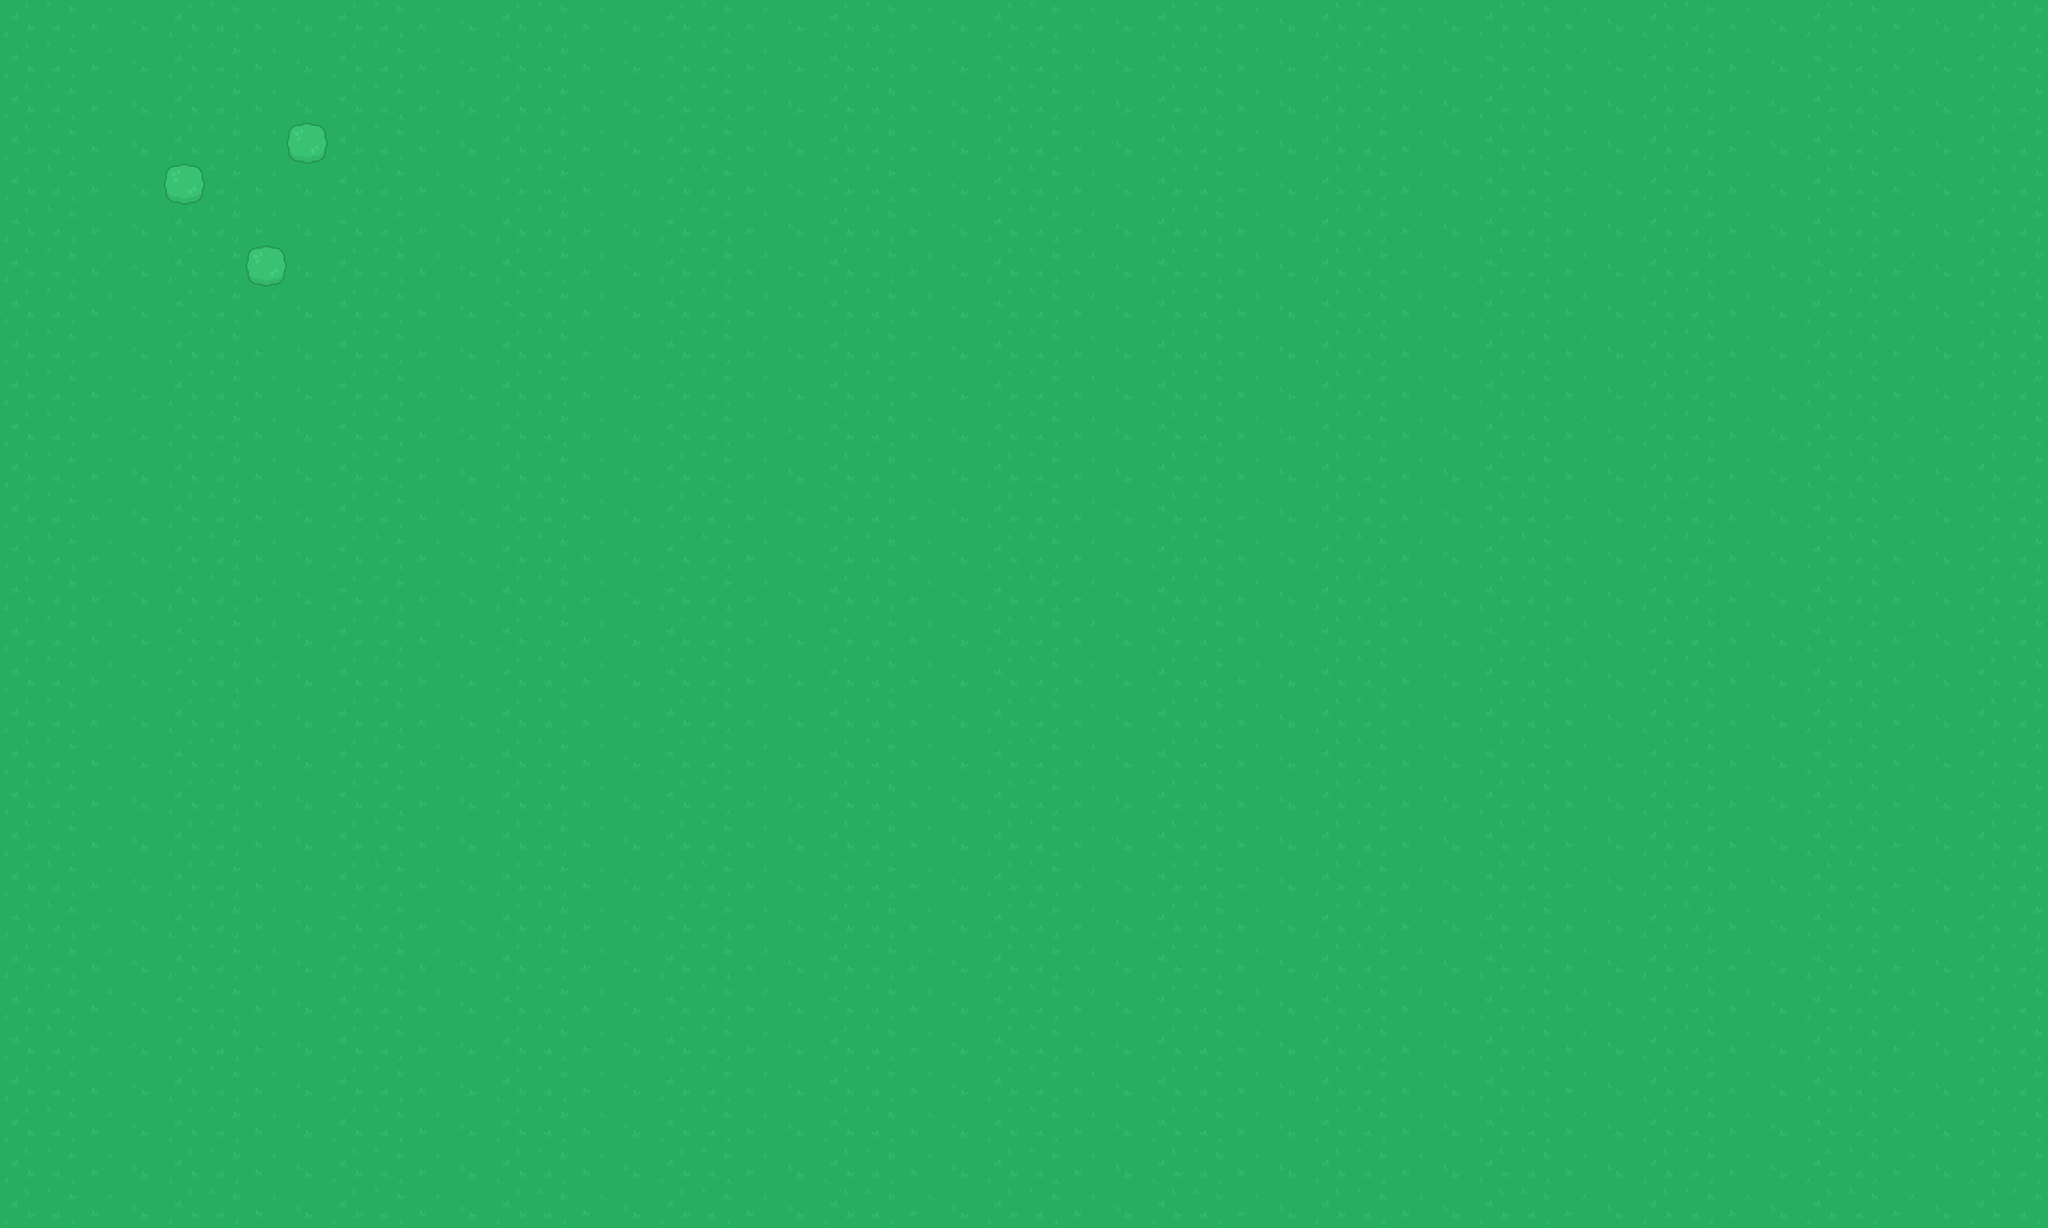

The image is a tile-based game level rendered from a .tmx file. Its description and complete source (layers, tilesets, objects, tile grids) follow:
An orthogonal 50x30 tile map with 64x64 px tiles, 2 tile layers (Ground, Trees).

<map version="1.5" tiledversion="1.7.1" orientation="orthogonal" renderorder="right-down" width="50" height="30" tilewidth="64" tileheight="64" infinite="0" nextlayerid="3" nextobjectid="1">
 <tileset firstgid="1" source="Kenney Topdown Pack.tsx" />
 <layer id="1" name="Ground" width="50" height="30">
  <data encoding="csv">
1,2,3,4,1,2,3,4,1,2,3,4,1,2,3,4,1,2,3,4,1,2,3,4,1,2,3,4,1,2,3,4,1,2,3,4,1,2,3,4,1,2,3,4,1,2,3,4,1,2,
1,2,3,4,1,2,3,4,1,2,3,4,1,2,3,4,1,2,3,4,1,2,3,4,1,2,3,4,1,2,3,4,1,2,3,4,1,2,3,4,1,2,3,4,1,2,3,4,1,2,
1,2,3,4,1,2,3,4,1,2,3,4,1,2,3,4,1,2,3,4,1,2,3,4,1,2,3,4,1,2,3,4,1,2,3,4,1,2,3,4,1,2,3,4,1,2,3,4,1,2,
1,2,3,4,1,2,3,4,1,2,3,4,1,2,3,4,1,2,3,4,1,2,3,4,1,2,3,4,1,2,3,4,1,2,3,4,1,2,3,4,1,2,3,4,1,2,3,4,1,2,
1,2,3,4,1,2,3,4,1,2,3,4,1,2,3,4,1,2,3,4,1,2,3,4,1,2,3,4,1,2,3,4,1,2,3,4,1,2,3,4,1,2,3,4,1,2,3,4,1,2,
1,2,3,4,1,2,3,4,1,2,3,4,1,2,3,4,1,2,3,4,1,2,3,4,1,2,3,4,1,2,3,4,1,2,3,4,1,2,3,4,1,2,3,4,1,2,3,4,1,2,
1,2,3,4,1,2,3,4,1,2,3,4,1,2,3,4,1,2,3,4,1,2,3,4,1,2,3,4,1,2,3,4,1,2,3,4,1,2,3,4,1,2,3,4,1,2,3,4,1,2,
1,2,3,4,1,2,3,4,1,2,3,4,1,2,3,4,1,2,3,4,1,2,3,4,1,2,3,4,1,2,3,4,1,2,3,4,1,2,3,4,1,2,3,4,1,2,3,4,1,2,
1,2,3,4,1,2,3,4,1,2,3,4,1,2,3,4,1,2,3,4,1,2,3,4,1,2,3,4,1,2,3,4,1,2,3,4,1,2,3,4,1,2,3,4,1,2,3,4,1,2,
1,2,3,4,1,2,3,4,1,2,3,4,1,2,3,4,1,2,3,4,1,2,3,4,1,2,3,4,1,2,3,4,1,2,3,4,1,2,3,4,1,2,3,4,1,2,3,4,1,2,
1,2,3,4,1,2,3,4,1,2,3,4,1,2,3,4,1,2,3,4,1,2,3,4,1,2,3,4,1,2,3,4,1,2,3,4,1,2,3,4,1,2,3,4,1,2,3,4,1,2,
1,2,3,4,1,2,3,4,1,2,3,4,1,2,3,4,1,2,3,4,1,2,3,4,1,2,3,4,1,2,3,4,1,2,3,4,1,2,3,4,1,2,3,4,1,2,3,4,1,2,
1,2,3,4,1,2,3,4,1,2,3,4,1,2,3,4,1,2,3,4,1,2,3,4,1,2,3,4,1,2,3,4,1,2,3,4,1,2,3,4,1,2,3,4,1,2,3,4,1,2,
1,2,3,4,1,2,3,4,1,2,3,4,1,2,3,4,1,2,3,4,1,2,3,4,1,2,3,4,1,2,3,4,1,2,3,4,1,2,3,4,1,2,3,4,1,2,3,4,1,2,
1,2,3,4,1,2,3,4,1,2,3,4,1,2,3,4,1,2,3,4,1,2,3,4,1,2,3,4,1,2,3,4,1,2,3,4,1,2,3,4,1,2,3,4,1,2,3,4,1,2,
1,2,3,4,1,2,3,4,1,2,3,4,1,2,3,4,1,2,3,4,1,2,3,4,1,2,3,4,1,2,3,4,1,2,3,4,1,2,3,4,1,2,3,4,1,2,3,4,1,2,
1,2,3,4,1,2,3,4,1,2,3,4,1,2,3,4,1,2,3,4,1,2,3,4,1,2,3,4,1,2,3,4,1,2,3,4,1,2,3,4,1,2,3,4,1,2,3,4,1,2,
1,2,3,4,1,2,3,4,1,2,3,4,1,2,3,4,1,2,3,4,1,2,3,4,1,2,3,4,1,2,3,4,1,2,3,4,1,2,3,4,1,2,3,4,1,2,3,4,1,2,
1,2,3,4,1,2,3,4,1,2,3,4,1,2,3,4,1,2,3,4,1,2,3,4,1,2,3,4,1,2,3,4,1,2,3,4,1,2,3,4,1,2,3,4,1,2,3,4,1,2,
1,2,3,4,1,2,3,4,1,2,3,4,1,2,3,4,1,2,3,4,1,2,3,4,1,2,3,4,1,2,3,4,1,2,3,4,1,2,3,4,1,2,3,4,1,2,3,4,1,2,
1,2,3,4,1,2,3,4,1,2,3,4,1,2,3,4,1,2,3,4,1,2,3,4,1,2,3,4,1,2,3,4,1,2,3,4,1,2,3,4,1,2,3,4,1,2,3,4,1,2,
1,2,3,4,1,2,3,4,1,2,3,4,1,2,3,4,1,2,3,4,1,2,3,4,1,2,3,4,1,2,3,4,1,2,3,4,1,2,3,4,1,2,3,4,1,2,3,4,1,2,
1,2,3,4,1,2,3,4,1,2,3,4,1,2,3,4,1,2,3,4,1,2,3,4,1,2,3,4,1,2,3,4,1,2,3,4,1,2,3,4,1,2,3,4,1,2,3,4,1,2,
1,2,3,4,1,2,3,4,1,2,3,4,1,2,3,4,1,2,3,4,1,2,3,4,1,2,3,4,1,2,3,4,1,2,3,4,1,2,3,4,1,2,3,4,1,2,3,4,1,2,
1,2,3,4,1,2,3,4,1,2,3,4,1,2,3,4,1,2,3,4,1,2,3,4,1,2,3,4,1,2,3,4,1,2,3,4,1,2,3,4,1,2,3,4,1,2,3,4,1,2,
1,2,3,4,1,2,3,4,1,2,3,4,1,2,3,4,1,2,3,4,1,2,3,4,1,2,3,4,1,2,3,4,1,2,3,4,1,2,3,4,1,2,3,4,1,2,3,4,1,2,
1,2,3,4,1,2,3,4,1,2,3,4,1,2,3,4,1,2,3,4,1,2,3,4,1,2,3,4,1,2,3,4,1,2,3,4,1,2,3,4,1,2,3,4,1,2,3,4,1,2,
1,2,3,4,1,2,3,4,1,2,3,4,1,2,3,4,1,2,3,4,1,2,3,4,1,2,3,4,1,2,3,4,1,2,3,4,1,2,3,4,1,2,3,4,1,2,3,4,1,2,
1,2,3,4,1,2,3,4,1,2,3,4,1,2,3,4,1,2,3,4,1,2,3,4,1,2,3,4,1,2,3,4,1,2,3,4,1,2,3,4,1,2,3,4,1,2,3,4,1,2,
1,2,3,4,1,2,3,4,1,2,3,4,1,2,3,4,1,2,3,4,1,2,3,4,1,2,3,4,1,2,3,4,1,2,3,4,1,2,3,4,1,2,3,4,1,2,3,4,1,2
</data>
 </layer>
 <layer id="2" name="Trees" width="50" height="30">
  <data encoding="csv">
0,0,0,0,0,0,0,0,0,0,0,0,0,0,0,0,0,0,0,0,0,0,0,0,0,0,0,0,0,0,0,0,0,0,0,0,0,0,0,0,0,0,0,0,0,0,0,0,0,0,
0,0,0,0,0,0,0,0,0,0,0,0,0,0,0,0,0,0,0,0,0,0,0,0,0,0,0,0,0,0,0,0,0,0,0,0,0,0,0,0,0,0,0,0,0,0,0,0,0,0,
0,0,0,0,0,0,0,0,0,0,0,0,0,0,0,0,0,0,0,0,0,0,0,0,0,0,0,0,0,0,0,0,0,0,0,0,0,0,0,0,0,0,0,0,0,0,0,0,0,0,
0,0,0,0,0,0,0,183,0,0,0,0,0,0,0,0,0,0,0,0,0,0,0,0,0,0,0,0,0,0,0,0,0,0,0,0,0,0,0,0,0,0,0,0,0,0,0,0,0,0,
0,0,0,0,183,0,0,0,0,0,0,0,0,0,0,0,0,0,0,0,0,0,0,0,0,0,0,0,0,0,0,0,0,0,0,0,0,0,0,0,0,0,0,0,0,0,0,0,0,0,
0,0,0,0,0,0,0,0,0,0,0,0,0,0,0,0,0,0,0,0,0,0,0,0,0,0,0,0,0,0,0,0,0,0,0,0,0,0,0,0,0,0,0,0,0,0,0,0,0,0,
0,0,0,0,0,0,183,0,0,0,0,0,0,0,0,0,0,0,0,0,0,0,0,0,0,0,0,0,0,0,0,0,0,0,0,0,0,0,0,0,0,0,0,0,0,0,0,0,0,0,
0,0,0,0,0,0,0,0,0,0,0,0,0,0,0,0,0,0,0,0,0,0,0,0,0,0,0,0,0,0,0,0,0,0,0,0,0,0,0,0,0,0,0,0,0,0,0,0,0,0,
0,0,0,0,0,0,0,0,0,0,0,0,0,0,0,0,0,0,0,0,0,0,0,0,0,0,0,0,0,0,0,0,0,0,0,0,0,0,0,0,0,0,0,0,0,0,0,0,0,0,
0,0,0,0,0,0,0,0,0,0,0,0,0,0,0,0,0,0,0,0,0,0,0,0,0,0,0,0,0,0,0,0,0,0,0,0,0,0,0,0,0,0,0,0,0,0,0,0,0,0,
0,0,0,0,0,0,0,0,0,0,0,0,0,0,0,0,0,0,0,0,0,0,0,0,0,0,0,0,0,0,0,0,0,0,0,0,0,0,0,0,0,0,0,0,0,0,0,0,0,0,
0,0,0,0,0,0,0,0,0,0,0,0,0,0,0,0,0,0,0,0,0,0,0,0,0,0,0,0,0,0,0,0,0,0,0,0,0,0,0,0,0,0,0,0,0,0,0,0,0,0,
0,0,0,0,0,0,0,0,0,0,0,0,0,0,0,0,0,0,0,0,0,0,0,0,0,0,0,0,0,0,0,0,0,0,0,0,0,0,0,0,0,0,0,0,0,0,0,0,0,0,
0,0,0,0,0,0,0,0,0,0,0,0,0,0,0,0,0,0,0,0,0,0,0,0,0,0,0,0,0,0,0,0,0,0,0,0,0,0,0,0,0,0,0,0,0,0,0,0,0,0,
0,0,0,0,0,0,0,0,0,0,0,0,0,0,0,0,0,0,0,0,0,0,0,0,0,0,0,0,0,0,0,0,0,0,0,0,0,0,0,0,0,0,0,0,0,0,0,0,0,0,
0,0,0,0,0,0,0,0,0,0,0,0,0,0,0,0,0,0,0,0,0,0,0,0,0,0,0,0,0,0,0,0,0,0,0,0,0,0,0,0,0,0,0,0,0,0,0,0,0,0,
0,0,0,0,0,0,0,0,0,0,0,0,0,0,0,0,0,0,0,0,0,0,0,0,0,0,0,0,0,0,0,0,0,0,0,0,0,0,0,0,0,0,0,0,0,0,0,0,0,0,
0,0,0,0,0,0,0,0,0,0,0,0,0,0,0,0,0,0,0,0,0,0,0,0,0,0,0,0,0,0,0,0,0,0,0,0,0,0,0,0,0,0,0,0,0,0,0,0,0,0,
0,0,0,0,0,0,0,0,0,0,0,0,0,0,0,0,0,0,0,0,0,0,0,0,0,0,0,0,0,0,0,0,0,0,0,0,0,0,0,0,0,0,0,0,0,0,0,0,0,0,
0,0,0,0,0,0,0,0,0,0,0,0,0,0,0,0,0,0,0,0,0,0,0,0,0,0,0,0,0,0,0,0,0,0,0,0,0,0,0,0,0,0,0,0,0,0,0,0,0,0,
0,0,0,0,0,0,0,0,0,0,0,0,0,0,0,0,0,0,0,0,0,0,0,0,0,0,0,0,0,0,0,0,0,0,0,0,0,0,0,0,0,0,0,0,0,0,0,0,0,0,
0,0,0,0,0,0,0,0,0,0,0,0,0,0,0,0,0,0,0,0,0,0,0,0,0,0,0,0,0,0,0,0,0,0,0,0,0,0,0,0,0,0,0,0,0,0,0,0,0,0,
0,0,0,0,0,0,0,0,0,0,0,0,0,0,0,0,0,0,0,0,0,0,0,0,0,0,0,0,0,0,0,0,0,0,0,0,0,0,0,0,0,0,0,0,0,0,0,0,0,0,
0,0,0,0,0,0,0,0,0,0,0,0,0,0,0,0,0,0,0,0,0,0,0,0,0,0,0,0,0,0,0,0,0,0,0,0,0,0,0,0,0,0,0,0,0,0,0,0,0,0,
0,0,0,0,0,0,0,0,0,0,0,0,0,0,0,0,0,0,0,0,0,0,0,0,0,0,0,0,0,0,0,0,0,0,0,0,0,0,0,0,0,0,0,0,0,0,0,0,0,0,
0,0,0,0,0,0,0,0,0,0,0,0,0,0,0,0,0,0,0,0,0,0,0,0,0,0,0,0,0,0,0,0,0,0,0,0,0,0,0,0,0,0,0,0,0,0,0,0,0,0,
0,0,0,0,0,0,0,0,0,0,0,0,0,0,0,0,0,0,0,0,0,0,0,0,0,0,0,0,0,0,0,0,0,0,0,0,0,0,0,0,0,0,0,0,0,0,0,0,0,0,
0,0,0,0,0,0,0,0,0,0,0,0,0,0,0,0,0,0,0,0,0,0,0,0,0,0,0,0,0,0,0,0,0,0,0,0,0,0,0,0,0,0,0,0,0,0,0,0,0,0,
0,0,0,0,0,0,0,0,0,0,0,0,0,0,0,0,0,0,0,0,0,0,0,0,0,0,0,0,0,0,0,0,0,0,0,0,0,0,0,0,0,0,0,0,0,0,0,0,0,0,
0,0,0,0,0,0,0,0,0,0,0,0,0,0,0,0,0,0,0,0,0,0,0,0,0,0,0,0,0,0,0,0,0,0,0,0,0,0,0,0,0,0,0,0,0,0,0,0,0,0
</data>
 </layer>
</map>
